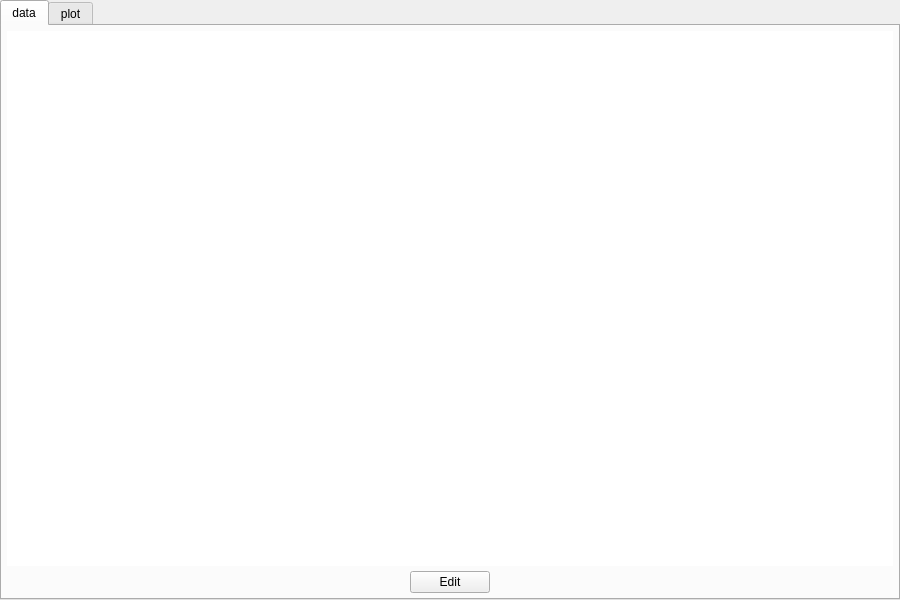
<?xml version="1.0" encoding="UTF-8"?>
<ui version="4.0">
 <class>DataBox</class>
 <widget class="QFrame" name="DataBox">
  <property name="geometry">
   <rect>
    <x>0</x>
    <y>0</y>
    <width>900</width>
    <height>600</height>
   </rect>
  </property>
  <property name="sizePolicy">
   <sizepolicy hsizetype="Minimum" vsizetype="Minimum">
    <horstretch>0</horstretch>
    <verstretch>0</verstretch>
   </sizepolicy>
  </property>
  <property name="minimumSize">
   <size>
    <width>900</width>
    <height>600</height>
   </size>
  </property>
  <property name="windowTitle">
   <string>Frame</string>
  </property>
  <layout class="QVBoxLayout" name="verticalLayout_4">
   <property name="spacing">
    <number>0</number>
   </property>
   <property name="leftMargin">
    <number>0</number>
   </property>
   <property name="topMargin">
    <number>0</number>
   </property>
   <property name="rightMargin">
    <number>0</number>
   </property>
   <property name="bottomMargin">
    <number>0</number>
   </property>
   <item>
    <widget class="QTabWidget" name="tabWidget">
     <property name="minimumSize">
      <size>
       <width>688</width>
       <height>0</height>
      </size>
     </property>
     <property name="currentIndex">
      <number>0</number>
     </property>
     <widget class="QWidget" name="tab">
      <attribute name="title">
       <string>data</string>
      </attribute>
      <layout class="QVBoxLayout" name="verticalLayout" stretch="99,1">
       <property name="spacing">
        <number>5</number>
       </property>
       <property name="leftMargin">
        <number>5</number>
       </property>
       <property name="topMargin">
        <number>5</number>
       </property>
       <property name="rightMargin">
        <number>5</number>
       </property>
       <property name="bottomMargin">
        <number>5</number>
       </property>
       <item>
        <widget class="QTableWidget" name="tableWidget">
         <property name="frameShape">
          <enum>QFrame::NoFrame</enum>
         </property>
         <property name="gridStyle">
          <enum>Qt::SolidLine</enum>
         </property>
        </widget>
       </item>
       <item>
        <layout class="QHBoxLayout" name="horizontalLayout" stretch="1,0,1">
         <property name="spacing">
          <number>5</number>
         </property>
         <item>
          <spacer name="horizontalSpacer_3">
           <property name="orientation">
            <enum>Qt::Horizontal</enum>
           </property>
           <property name="sizeHint" stdset="0">
            <size>
             <width>40</width>
             <height>20</height>
            </size>
           </property>
          </spacer>
         </item>
         <item>
          <widget class="QPushButton" name="pushButton_2">
           <property name="text">
            <string>Edit</string>
           </property>
          </widget>
         </item>
         <item>
          <spacer name="horizontalSpacer">
           <property name="orientation">
            <enum>Qt::Horizontal</enum>
           </property>
           <property name="sizeHint" stdset="0">
            <size>
             <width>40</width>
             <height>20</height>
            </size>
           </property>
          </spacer>
         </item>
        </layout>
       </item>
      </layout>
     </widget>
     <widget class="QWidget" name="tab_2">
      <attribute name="title">
       <string>plot</string>
      </attribute>
      <layout class="QVBoxLayout" name="verticalLayout_3" stretch="0">
       <property name="spacing">
        <number>0</number>
       </property>
       <property name="leftMargin">
        <number>0</number>
       </property>
       <property name="topMargin">
        <number>0</number>
       </property>
       <property name="rightMargin">
        <number>0</number>
       </property>
       <property name="bottomMargin">
        <number>0</number>
       </property>
       <item>
        <widget class="QGroupBox" name="groupBox_3">
         <property name="title">
          <string/>
         </property>
         <layout class="QVBoxLayout" name="verticalLayout_2" stretch="1,97,0">
          <property name="spacing">
           <number>5</number>
          </property>
          <property name="leftMargin">
           <number>5</number>
          </property>
          <property name="topMargin">
           <number>5</number>
          </property>
          <property name="rightMargin">
           <number>5</number>
          </property>
          <property name="bottomMargin">
           <number>5</number>
          </property>
          <item>
           <layout class="QHBoxLayout" name="horizontalLayout_2" stretch="0,0,0,0,0,0">
            <property name="spacing">
             <number>0</number>
            </property>
            <item>
             <spacer name="horizontalSpacer_5">
              <property name="orientation">
               <enum>Qt::Horizontal</enum>
              </property>
              <property name="sizeHint" stdset="0">
               <size>
                <width>40</width>
                <height>20</height>
               </size>
              </property>
             </spacer>
            </item>
            <item>
             <widget class="QLabel" name="label_9">
              <property name="text">
               <string>cpk: </string>
              </property>
             </widget>
            </item>
            <item>
             <widget class="QLabel" name="cpkmode">
              <property name="text">
               <string>double limit</string>
              </property>
             </widget>
            </item>
            <item>
             <widget class="QLabel" name="label">
              <property name="text">
               <string>, chart: </string>
              </property>
             </widget>
            </item>
            <item>
             <widget class="QLabel" name="chartmode">
              <property name="text">
               <string>histogram</string>
              </property>
             </widget>
            </item>
            <item>
             <spacer name="horizontalSpacer_6">
              <property name="orientation">
               <enum>Qt::Horizontal</enum>
              </property>
              <property name="sizeHint" stdset="0">
               <size>
                <width>40</width>
                <height>20</height>
               </size>
              </property>
             </spacer>
            </item>
           </layout>
          </item>
          <item>
           <layout class="QHBoxLayout" name="horizontalLayout_8" stretch="99,1">
            <property name="spacing">
             <number>5</number>
            </property>
            <item>
             <layout class="QVBoxLayout" name="verticalLayout_5"/>
            </item>
            <item>
             <layout class="QVBoxLayout" name="verticalLayout_7">
              <property name="spacing">
               <number>10</number>
              </property>
              <property name="leftMargin">
               <number>0</number>
              </property>
              <property name="topMargin">
               <number>0</number>
              </property>
              <property name="rightMargin">
               <number>0</number>
              </property>
              <property name="bottomMargin">
               <number>0</number>
              </property>
              <item>
               <widget class="QPushButton" name="pushButton_4">
                <property name="enabled">
                 <bool>false</bool>
                </property>
                <property name="sizePolicy">
                 <sizepolicy hsizetype="Minimum" vsizetype="Minimum">
                  <horstretch>0</horstretch>
                  <verstretch>0</verstretch>
                 </sizepolicy>
                </property>
                <property name="minimumSize">
                 <size>
                  <width>30</width>
                  <height>30</height>
                 </size>
                </property>
                <property name="maximumSize">
                 <size>
                  <width>30</width>
                  <height>30</height>
                 </size>
                </property>
                <property name="toolTip">
                 <string>select mode</string>
                </property>
                <property name="text">
                 <string/>
                </property>
               </widget>
              </item>
              <item>
               <widget class="QPushButton" name="pushButton_3">
                <property name="sizePolicy">
                 <sizepolicy hsizetype="Minimum" vsizetype="Minimum">
                  <horstretch>0</horstretch>
                  <verstretch>0</verstretch>
                 </sizepolicy>
                </property>
                <property name="minimumSize">
                 <size>
                  <width>30</width>
                  <height>30</height>
                 </size>
                </property>
                <property name="maximumSize">
                 <size>
                  <width>30</width>
                  <height>30</height>
                 </size>
                </property>
                <property name="toolTip">
                 <string>drag mode</string>
                </property>
                <property name="text">
                 <string/>
                </property>
               </widget>
              </item>
              <item>
               <widget class="QPushButton" name="pushButton_5">
                <property name="enabled">
                 <bool>false</bool>
                </property>
                <property name="sizePolicy">
                 <sizepolicy hsizetype="Minimum" vsizetype="Minimum">
                  <horstretch>0</horstretch>
                  <verstretch>0</verstretch>
                 </sizepolicy>
                </property>
                <property name="minimumSize">
                 <size>
                  <width>30</width>
                  <height>30</height>
                 </size>
                </property>
                <property name="maximumSize">
                 <size>
                  <width>30</width>
                  <height>30</height>
                 </size>
                </property>
                <property name="toolTip">
                 <string>reset plot</string>
                </property>
                <property name="text">
                 <string/>
                </property>
               </widget>
              </item>
              <item>
               <widget class="QPushButton" name="pushButton_6">
                <property name="enabled">
                 <bool>false</bool>
                </property>
                <property name="sizePolicy">
                 <sizepolicy hsizetype="Minimum" vsizetype="Minimum">
                  <horstretch>0</horstretch>
                  <verstretch>0</verstretch>
                 </sizepolicy>
                </property>
                <property name="minimumSize">
                 <size>
                  <width>30</width>
                  <height>30</height>
                 </size>
                </property>
                <property name="maximumSize">
                 <size>
                  <width>30</width>
                  <height>30</height>
                 </size>
                </property>
                <property name="toolTip">
                 <string>plot selection</string>
                </property>
                <property name="text">
                 <string/>
                </property>
               </widget>
              </item>
              <item>
               <widget class="QPushButton" name="pushButton_7">
                <property name="enabled">
                 <bool>false</bool>
                </property>
                <property name="sizePolicy">
                 <sizepolicy hsizetype="Minimum" vsizetype="Minimum">
                  <horstretch>0</horstretch>
                  <verstretch>0</verstretch>
                 </sizepolicy>
                </property>
                <property name="minimumSize">
                 <size>
                  <width>30</width>
                  <height>30</height>
                 </size>
                </property>
                <property name="maximumSize">
                 <size>
                  <width>30</width>
                  <height>30</height>
                 </size>
                </property>
                <property name="toolTip">
                 <string>cpk mode</string>
                </property>
                <property name="text">
                 <string/>
                </property>
               </widget>
              </item>
              <item>
               <widget class="QPushButton" name="pushButton_8">
                <property name="enabled">
                 <bool>true</bool>
                </property>
                <property name="sizePolicy">
                 <sizepolicy hsizetype="Minimum" vsizetype="Minimum">
                  <horstretch>0</horstretch>
                  <verstretch>0</verstretch>
                 </sizepolicy>
                </property>
                <property name="minimumSize">
                 <size>
                  <width>30</width>
                  <height>30</height>
                 </size>
                </property>
                <property name="maximumSize">
                 <size>
                  <width>30</width>
                  <height>30</height>
                 </size>
                </property>
                <property name="toolTip">
                 <string>chart mode</string>
                </property>
                <property name="text">
                 <string/>
                </property>
               </widget>
              </item>
              <item>
               <widget class="QPushButton" name="pushButton_9">
                <property name="sizePolicy">
                 <sizepolicy hsizetype="Minimum" vsizetype="Minimum">
                  <horstretch>0</horstretch>
                  <verstretch>0</verstretch>
                 </sizepolicy>
                </property>
                <property name="minimumSize">
                 <size>
                  <width>30</width>
                  <height>30</height>
                 </size>
                </property>
                <property name="maximumSize">
                 <size>
                  <width>30</width>
                  <height>30</height>
                 </size>
                </property>
                <property name="toolTip">
                 <string>grr config</string>
                </property>
                <property name="text">
                 <string/>
                </property>
               </widget>
              </item>
              <item>
               <widget class="QPushButton" name="pushButton_10">
                <property name="sizePolicy">
                 <sizepolicy hsizetype="Minimum" vsizetype="Minimum">
                  <horstretch>0</horstretch>
                  <verstretch>0</verstretch>
                 </sizepolicy>
                </property>
                <property name="minimumSize">
                 <size>
                  <width>30</width>
                  <height>30</height>
                 </size>
                </property>
                <property name="maximumSize">
                 <size>
                  <width>30</width>
                  <height>30</height>
                 </size>
                </property>
                <property name="font">
                 <font>
                  <pointsize>15</pointsize>
                  <bold>false</bold>
                 </font>
                </property>
                <property name="toolTip">
                 <string>refresh item</string>
                </property>
                <property name="text">
                 <string>R</string>
                </property>
               </widget>
              </item>
              <item>
               <spacer name="verticalSpacer">
                <property name="orientation">
                 <enum>Qt::Vertical</enum>
                </property>
                <property name="sizeHint" stdset="0">
                 <size>
                  <width>20</width>
                  <height>40</height>
                 </size>
                </property>
               </spacer>
              </item>
             </layout>
            </item>
           </layout>
          </item>
          <item>
           <layout class="QHBoxLayout" name="horizontalLayout_5">
            <property name="spacing">
             <number>5</number>
            </property>
            <item>
             <spacer name="horizontalSpacer_2">
              <property name="orientation">
               <enum>Qt::Horizontal</enum>
              </property>
              <property name="sizeHint" stdset="0">
               <size>
                <width>40</width>
                <height>20</height>
               </size>
              </property>
             </spacer>
            </item>
            <item>
             <widget class="QPushButton" name="pushButton">
              <property name="text">
               <string>Item</string>
              </property>
             </widget>
            </item>
            <item>
             <spacer name="horizontalSpacer_4">
              <property name="orientation">
               <enum>Qt::Horizontal</enum>
              </property>
              <property name="sizeHint" stdset="0">
               <size>
                <width>40</width>
                <height>20</height>
               </size>
              </property>
             </spacer>
            </item>
           </layout>
          </item>
         </layout>
        </widget>
       </item>
      </layout>
     </widget>
    </widget>
   </item>
  </layout>
 </widget>
 <resources/>
 <connections/>
</ui>
